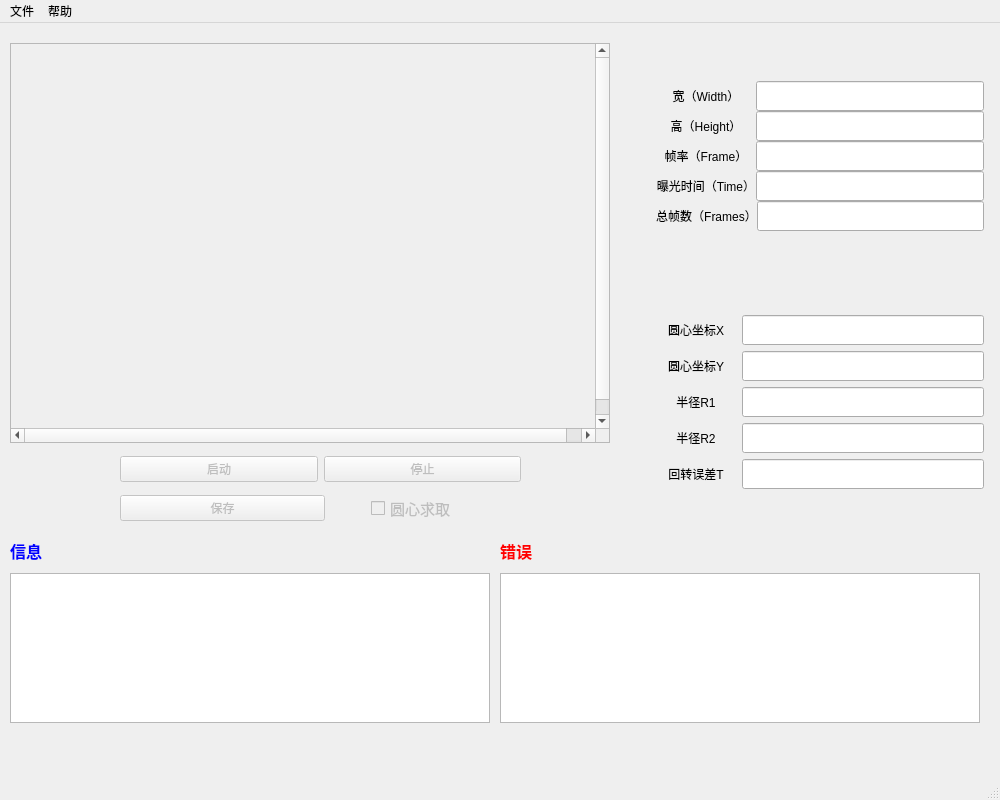
<?xml version="1.0" encoding="UTF-8"?>
<ui version="4.0">
 <class>CameraViewClass</class>
 <widget class="QMainWindow" name="CameraViewClass">
  <property name="geometry">
   <rect>
    <x>0</x>
    <y>0</y>
    <width>1000</width>
    <height>800</height>
   </rect>
  </property>
  <property name="windowTitle">
   <string>CameraView</string>
  </property>
  <widget class="QWidget" name="centralwidget">
   <widget class="QWidget" name="layoutWidget">
    <property name="geometry">
     <rect>
      <x>10</x>
      <y>20</y>
      <width>974</width>
      <height>680</height>
     </rect>
    </property>
    <layout class="QVBoxLayout" name="verticalLayout_8">
     <item>
      <layout class="QHBoxLayout" name="horizontalLayout_12">
       <item>
        <layout class="QVBoxLayout" name="verticalLayout_4">
         <item>
          <widget class="QScrollArea" name="scrollAreaPic">
           <property name="minimumSize">
            <size>
             <width>600</width>
             <height>400</height>
            </size>
           </property>
           <property name="maximumSize">
            <size>
             <width>600</width>
             <height>400</height>
            </size>
           </property>
           <property name="widgetResizable">
            <bool>true</bool>
           </property>
           <widget class="QWidget" name="scrollAreaWidgetContents">
            <property name="geometry">
             <rect>
              <x>0</x>
              <y>0</y>
              <width>600</width>
              <height>400</height>
             </rect>
            </property>
            <property name="minimumSize">
             <size>
              <width>600</width>
              <height>400</height>
             </size>
            </property>
            <property name="maximumSize">
             <size>
              <width>600</width>
              <height>400</height>
             </size>
            </property>
            <widget class="QLabel" name="labelPicShow">
             <property name="geometry">
              <rect>
               <x>0</x>
               <y>0</y>
               <width>600</width>
               <height>400</height>
              </rect>
             </property>
             <property name="minimumSize">
              <size>
               <width>600</width>
               <height>400</height>
              </size>
             </property>
             <property name="maximumSize">
              <size>
               <width>600</width>
               <height>400</height>
              </size>
             </property>
             <property name="text">
              <string/>
             </property>
            </widget>
           </widget>
          </widget>
         </item>
         <item>
          <widget class="QWidget" name="widgetControl" native="true">
           <property name="minimumSize">
            <size>
             <width>600</width>
             <height>80</height>
            </size>
           </property>
           <property name="maximumSize">
            <size>
             <width>600</width>
             <height>80</height>
            </size>
           </property>
           <property name="autoFillBackground">
            <bool>true</bool>
           </property>
           <widget class="QWidget" name="layoutWidget_2">
            <property name="geometry">
             <rect>
              <x>70</x>
              <y>0</y>
              <width>481</width>
              <height>81</height>
             </rect>
            </property>
            <layout class="QVBoxLayout" name="verticalLayout_6">
             <item>
              <layout class="QHBoxLayout" name="horizontalLayout">
               <property name="leftMargin">
                <number>40</number>
               </property>
               <property name="rightMargin">
                <number>40</number>
               </property>
               <item>
                <widget class="QPushButton" name="pushButtonStart">
                 <property name="enabled">
                  <bool>false</bool>
                 </property>
                 <property name="text">
                  <string>启动</string>
                 </property>
                </widget>
               </item>
               <item>
                <widget class="QPushButton" name="pushButtonStop">
                 <property name="enabled">
                  <bool>false</bool>
                 </property>
                 <property name="text">
                  <string>停止</string>
                 </property>
                </widget>
               </item>
              </layout>
             </item>
             <item>
              <layout class="QHBoxLayout" name="horizontalLayout_2">
               <property name="leftMargin">
                <number>40</number>
               </property>
               <property name="rightMargin">
                <number>40</number>
               </property>
               <item>
                <widget class="QPushButton" name="pushButtonSave">
                 <property name="enabled">
                  <bool>false</bool>
                 </property>
                 <property name="text">
                  <string>保存</string>
                 </property>
                </widget>
               </item>
               <item>
                <spacer name="horizontalSpacer_4">
                 <property name="orientation">
                  <enum>Qt::Horizontal</enum>
                 </property>
                 <property name="sizeType">
                  <enum>QSizePolicy::Fixed</enum>
                 </property>
                 <property name="sizeHint" stdset="0">
                  <size>
                   <width>40</width>
                   <height>20</height>
                  </size>
                 </property>
                </spacer>
               </item>
               <item>
                <widget class="QCheckBox" name="checkBoxProcess">
                 <property name="enabled">
                  <bool>false</bool>
                 </property>
                 <property name="minimumSize">
                  <size>
                   <width>4</width>
                   <height>20</height>
                  </size>
                 </property>
                 <property name="maximumSize">
                  <size>
                   <width>150</width>
                   <height>20</height>
                  </size>
                 </property>
                 <property name="font">
                  <font>
                   <pointsize>11</pointsize>
                   <weight>50</weight>
                   <bold>false</bold>
                  </font>
                 </property>
                 <property name="contextMenuPolicy">
                  <enum>Qt::NoContextMenu</enum>
                 </property>
                 <property name="layoutDirection">
                  <enum>Qt::LeftToRight</enum>
                 </property>
                 <property name="text">
                  <string>圆心求取</string>
                 </property>
                </widget>
               </item>
              </layout>
             </item>
            </layout>
           </widget>
          </widget>
         </item>
        </layout>
       </item>
       <item>
        <spacer name="horizontalSpacer">
         <property name="orientation">
          <enum>Qt::Horizontal</enum>
         </property>
         <property name="sizeType">
          <enum>QSizePolicy::Fixed</enum>
         </property>
         <property name="sizeHint" stdset="0">
          <size>
           <width>40</width>
           <height>20</height>
          </size>
         </property>
        </spacer>
       </item>
       <item>
        <layout class="QVBoxLayout" name="verticalLayout_3">
         <item>
          <layout class="QVBoxLayout" name="verticalLayout">
           <property name="spacing">
            <number>0</number>
           </property>
           <item>
            <layout class="QHBoxLayout" name="horizontalLayout_3">
             <item>
              <widget class="QLabel" name="labelWidth">
               <property name="minimumSize">
                <size>
                 <width>100</width>
                 <height>0</height>
                </size>
               </property>
               <property name="text">
                <string>宽（Width）</string>
               </property>
               <property name="alignment">
                <set>Qt::AlignCenter</set>
               </property>
              </widget>
             </item>
             <item>
              <widget class="QLineEdit" name="lineEditWidth">
               <property name="minimumSize">
                <size>
                 <width>0</width>
                 <height>30</height>
                </size>
               </property>
              </widget>
             </item>
            </layout>
           </item>
           <item>
            <layout class="QHBoxLayout" name="horizontalLayout_4">
             <item>
              <widget class="QLabel" name="labelHeight">
               <property name="minimumSize">
                <size>
                 <width>100</width>
                 <height>0</height>
                </size>
               </property>
               <property name="text">
                <string>高（Height）</string>
               </property>
               <property name="alignment">
                <set>Qt::AlignCenter</set>
               </property>
              </widget>
             </item>
             <item>
              <widget class="QLineEdit" name="lineEditHeight">
               <property name="minimumSize">
                <size>
                 <width>0</width>
                 <height>30</height>
                </size>
               </property>
              </widget>
             </item>
            </layout>
           </item>
           <item>
            <layout class="QHBoxLayout" name="horizontalLayout_5">
             <item>
              <widget class="QLabel" name="labelFramePerSecond">
               <property name="minimumSize">
                <size>
                 <width>100</width>
                 <height>0</height>
                </size>
               </property>
               <property name="text">
                <string>帧率（Frame）</string>
               </property>
               <property name="alignment">
                <set>Qt::AlignCenter</set>
               </property>
              </widget>
             </item>
             <item>
              <widget class="QLineEdit" name="lineEditFramePerSecond">
               <property name="minimumSize">
                <size>
                 <width>0</width>
                 <height>30</height>
                </size>
               </property>
              </widget>
             </item>
            </layout>
           </item>
           <item>
            <layout class="QHBoxLayout" name="horizontalLayout_6">
             <item>
              <widget class="QLabel" name="labelExposureTime">
               <property name="minimumSize">
                <size>
                 <width>100</width>
                 <height>0</height>
                </size>
               </property>
               <property name="text">
                <string>曝光时间（Time）</string>
               </property>
               <property name="alignment">
                <set>Qt::AlignCenter</set>
               </property>
              </widget>
             </item>
             <item>
              <widget class="QLineEdit" name="lineEditExposureTime">
               <property name="minimumSize">
                <size>
                 <width>0</width>
                 <height>30</height>
                </size>
               </property>
              </widget>
             </item>
            </layout>
           </item>
           <item>
            <layout class="QHBoxLayout" name="horizontalLayout_7">
             <item>
              <widget class="QLabel" name="labelFrame">
               <property name="minimumSize">
                <size>
                 <width>100</width>
                 <height>0</height>
                </size>
               </property>
               <property name="text">
                <string>总帧数（Frames）</string>
               </property>
               <property name="alignment">
                <set>Qt::AlignCenter</set>
               </property>
              </widget>
             </item>
             <item>
              <widget class="QLineEdit" name="lineEditFrame">
               <property name="minimumSize">
                <size>
                 <width>0</width>
                 <height>30</height>
                </size>
               </property>
              </widget>
             </item>
            </layout>
           </item>
          </layout>
         </item>
         <item>
          <spacer name="verticalSpacer">
           <property name="orientation">
            <enum>Qt::Vertical</enum>
           </property>
           <property name="sizeType">
            <enum>QSizePolicy::Fixed</enum>
           </property>
           <property name="sizeHint" stdset="0">
            <size>
             <width>20</width>
             <height>40</height>
            </size>
           </property>
          </spacer>
         </item>
         <item>
          <layout class="QVBoxLayout" name="verticalLayout_2">
           <item>
            <layout class="QHBoxLayout" name="horizontalLayout_8">
             <item>
              <widget class="QLabel" name="labelX">
               <property name="minimumSize">
                <size>
                 <width>80</width>
                 <height>0</height>
                </size>
               </property>
               <property name="maximumSize">
                <size>
                 <width>50</width>
                 <height>16777215</height>
                </size>
               </property>
               <property name="layoutDirection">
                <enum>Qt::LeftToRight</enum>
               </property>
               <property name="autoFillBackground">
                <bool>false</bool>
               </property>
               <property name="text">
                <string>圆心坐标X</string>
               </property>
               <property name="alignment">
                <set>Qt::AlignCenter</set>
               </property>
              </widget>
             </item>
             <item>
              <widget class="QLineEdit" name="lineEditX">
               <property name="minimumSize">
                <size>
                 <width>0</width>
                 <height>30</height>
                </size>
               </property>
              </widget>
             </item>
            </layout>
           </item>
           <item>
            <layout class="QHBoxLayout" name="horizontalLayout_9">
             <item>
              <widget class="QLabel" name="labelY">
               <property name="minimumSize">
                <size>
                 <width>80</width>
                 <height>0</height>
                </size>
               </property>
               <property name="text">
                <string>圆心坐标Y</string>
               </property>
               <property name="alignment">
                <set>Qt::AlignCenter</set>
               </property>
              </widget>
             </item>
             <item>
              <widget class="QLineEdit" name="lineEditY">
               <property name="minimumSize">
                <size>
                 <width>0</width>
                 <height>30</height>
                </size>
               </property>
              </widget>
             </item>
            </layout>
           </item>
           <item>
            <layout class="QHBoxLayout" name="horizontalLayout_16">
             <item>
              <widget class="QLabel" name="label">
               <property name="minimumSize">
                <size>
                 <width>80</width>
                 <height>0</height>
                </size>
               </property>
               <property name="text">
                <string>半径R1</string>
               </property>
               <property name="alignment">
                <set>Qt::AlignCenter</set>
               </property>
              </widget>
             </item>
             <item>
              <widget class="QLineEdit" name="lineEditRadius1">
               <property name="minimumSize">
                <size>
                 <width>0</width>
                 <height>30</height>
                </size>
               </property>
               <property name="text">
                <string/>
               </property>
              </widget>
             </item>
            </layout>
           </item>
           <item>
            <layout class="QHBoxLayout" name="horizontalLayout_10">
             <item>
              <widget class="QLabel" name="labelRadius">
               <property name="minimumSize">
                <size>
                 <width>80</width>
                 <height>0</height>
                </size>
               </property>
               <property name="text">
                <string>半径R2</string>
               </property>
               <property name="alignment">
                <set>Qt::AlignCenter</set>
               </property>
              </widget>
             </item>
             <item>
              <widget class="QLineEdit" name="lineEditRadius2">
               <property name="minimumSize">
                <size>
                 <width>0</width>
                 <height>30</height>
                </size>
               </property>
              </widget>
             </item>
            </layout>
           </item>
           <item>
            <layout class="QHBoxLayout" name="horizontalLayout_11">
             <item>
              <widget class="QLabel" name="labelRadiusError">
               <property name="minimumSize">
                <size>
                 <width>80</width>
                 <height>0</height>
                </size>
               </property>
               <property name="text">
                <string>回转误差T</string>
               </property>
               <property name="alignment">
                <set>Qt::AlignCenter</set>
               </property>
              </widget>
             </item>
             <item>
              <widget class="QLineEdit" name="lineEditRadiusError">
               <property name="minimumSize">
                <size>
                 <width>0</width>
                 <height>30</height>
                </size>
               </property>
              </widget>
             </item>
            </layout>
           </item>
          </layout>
         </item>
        </layout>
       </item>
      </layout>
     </item>
     <item>
      <layout class="QHBoxLayout" name="horizontalLayout_15">
       <item>
        <layout class="QVBoxLayout" name="verticalLayout_5">
         <property name="sizeConstraint">
          <enum>QLayout::SetMinimumSize</enum>
         </property>
         <item>
          <layout class="QHBoxLayout" name="horizontalLayout_13">
           <item>
            <widget class="QLabel" name="labelInfo">
             <property name="text">
              <string>&lt;html&gt;&lt;head/&gt;&lt;body&gt;&lt;p&gt;&lt;span style=&quot; font-size:12pt; font-weight:600; color:#0000ff;&quot;&gt;信息&lt;/span&gt;&lt;/p&gt;&lt;/body&gt;&lt;/html&gt;</string>
             </property>
            </widget>
           </item>
           <item>
            <spacer name="horizontalSpacer_2">
             <property name="orientation">
              <enum>Qt::Horizontal</enum>
             </property>
             <property name="sizeHint" stdset="0">
              <size>
               <width>338</width>
               <height>20</height>
              </size>
             </property>
            </spacer>
           </item>
          </layout>
         </item>
         <item>
          <widget class="QTextBrowser" name="textBrowserInfo">
           <property name="sizePolicy">
            <sizepolicy hsizetype="Minimum" vsizetype="Minimum">
             <horstretch>0</horstretch>
             <verstretch>0</verstretch>
            </sizepolicy>
           </property>
           <property name="minimumSize">
            <size>
             <width>480</width>
             <height>150</height>
            </size>
           </property>
           <property name="maximumSize">
            <size>
             <width>480</width>
             <height>150</height>
            </size>
           </property>
          </widget>
         </item>
        </layout>
       </item>
       <item>
        <layout class="QVBoxLayout" name="verticalLayout_7">
         <property name="sizeConstraint">
          <enum>QLayout::SetFixedSize</enum>
         </property>
         <item>
          <layout class="QHBoxLayout" name="horizontalLayout_14">
           <item>
            <widget class="QLabel" name="labelError">
             <property name="text">
              <string>&lt;html&gt;&lt;head/&gt;&lt;body&gt;&lt;p&gt;&lt;span style=&quot; font-size:12pt; font-weight:600; color:#ff0000;&quot;&gt;错误&lt;/span&gt;&lt;/p&gt;&lt;/body&gt;&lt;/html&gt;</string>
             </property>
            </widget>
           </item>
           <item>
            <spacer name="horizontalSpacer_3">
             <property name="orientation">
              <enum>Qt::Horizontal</enum>
             </property>
             <property name="sizeHint" stdset="0">
              <size>
               <width>288</width>
               <height>20</height>
              </size>
             </property>
            </spacer>
           </item>
          </layout>
         </item>
         <item>
          <widget class="QTextBrowser" name="textBrowserError">
           <property name="sizePolicy">
            <sizepolicy hsizetype="Minimum" vsizetype="Minimum">
             <horstretch>0</horstretch>
             <verstretch>0</verstretch>
            </sizepolicy>
           </property>
           <property name="minimumSize">
            <size>
             <width>480</width>
             <height>150</height>
            </size>
           </property>
           <property name="maximumSize">
            <size>
             <width>480</width>
             <height>150</height>
            </size>
           </property>
          </widget>
         </item>
        </layout>
       </item>
      </layout>
     </item>
    </layout>
   </widget>
  </widget>
  <widget class="QMenuBar" name="menubar">
   <property name="geometry">
    <rect>
     <x>0</x>
     <y>0</y>
     <width>1000</width>
     <height>23</height>
    </rect>
   </property>
   <widget class="QMenu" name="menu">
    <property name="title">
     <string>文件</string>
    </property>
    <addaction name="actionTest"/>
   </widget>
   <widget class="QMenu" name="menu_2">
    <property name="title">
     <string>帮助</string>
    </property>
    <addaction name="actionAbout"/>
   </widget>
   <addaction name="menu"/>
   <addaction name="menu_2"/>
  </widget>
  <widget class="QStatusBar" name="statusbar"/>
  <action name="actionTest">
   <property name="text">
    <string>测试</string>
   </property>
   <property name="menuRole">
    <enum>QAction::NoRole</enum>
   </property>
  </action>
  <action name="actionAbout">
   <property name="text">
    <string>About</string>
   </property>
  </action>
 </widget>
 <resources/>
 <connections/>
</ui>
